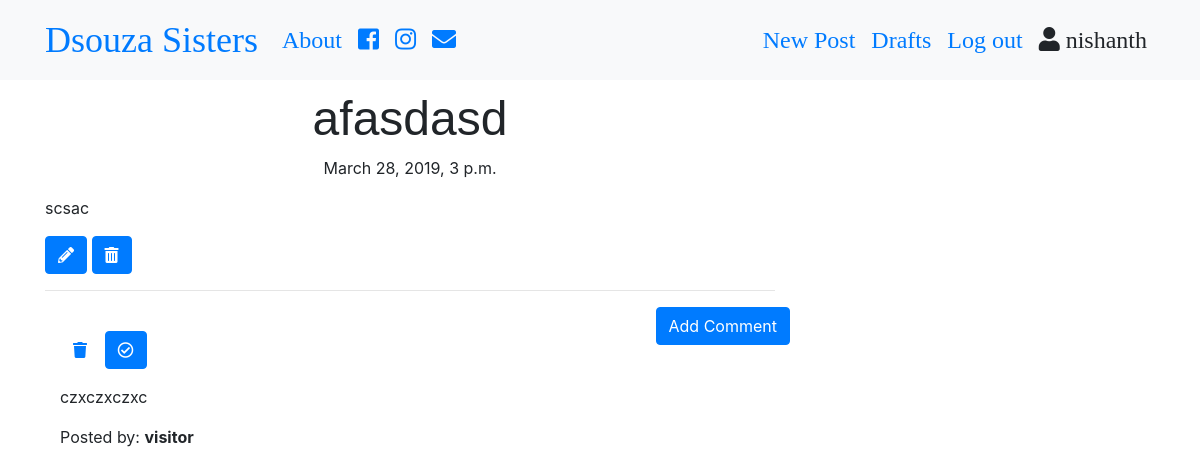
The app's page /post/9 (signed in) with its own data.
### blog/models.py (models this page shows, shortened)
class Post(models.Model):
    author = models.ForeignKey('auth.User',on_delete=models.CASCADE)
    post_images = models.ImageField(upload_to='post_images',blank=True)
    title = models.CharField(max_length=200)
    text = models.TextField()
    create_date = models.DateTimeField(auto_now_add=True)
    published_date = models.DateTimeField(blank=True,null=True)

class Comment(models.Model):
    post = models.ForeignKey('blog.Post',related_name='comments',on_delete=models.CASCADE)
    author = models.CharField(max_length=200)
    text = models.TextField()
    create_date = models.DateTimeField(auto_now_add=True)
    approved_comments = models.BooleanField(default=False)

### blog/views.py (the view)
# urls.py: path('post/<int:pk>',views.PostDetailView.as_view(),name='post_detail'),
class PostDetailView(DetailView):
    model = Post

### blog/templates/blog/post_detail.html (shortened to what this page needs)
{% extends "blog/base.html" %}
{% block content %}
<h1 class ="posttitle loader">{{post.title}}</h1>
{%  if post.published_date %}
<div class="date postdate">
  {{ post.published_date}}
</div>
{% else %}
<a class="btn btn-default" href="{% url 'post_publish' pk=post.pk %}">Publish <span class='fas fa-upload'></span></a>
{% endif %}
<p class='postcontent'>{{ post.text|safe|linebreaksbr}}</p>
{% if user.is_authenticated %}
<a class="btn btn-primary" href="{% url 'post_update' pk=post.pk %}">
<span class='fas fa-pencil-alt'></span>
</a>
<a class="btn btn-primary" href="{% url 'post_delete' pk=post.pk %}">
<span class='fas fa-trash-alt'></span>
</a>
{% endif %}
<hr>
<a class="btn btn-primary btn-comment" href="{% url 'add_comment_to_post' pk=post.pk %}">Add Comment</a>
<div class="container">
  {% for comment in post.comments.all %}
  <br>
  {% if user.is_authenticated or comment.approved_comment %}
      {% if not comment.approved_comment %}
      <a class="btn btn-default" href="{% url 'comment_remove' pk=comment.pk %}">
      <span class='fas fa-trash'></span>
    </a>
      <a class="btn btn-primary" href="{% url 'comment_approve' pk=comment.pk %}">
      <span class='far fa-check-circle'></span>
    </a>
      {% endif %}
      <p>{{ comment.text|safe|linebreaks }}</p>
      <p>Posted by: <strong>{{ comment.author }}</strong></p>
      {% endif %}
      {% empty %}
      <p>No Comments!</p>
  {% endfor %}
</div>
{% endblock %}

### blog/templates/blog/base.html (shortened to what this page needs)
<!DOCTYPE html>
{% load static %}
<html lang="en" dir="ltr">
  <head>
  <link rel="stylesheet" href="https://stackpath.bootstrapcdn.com/bootstrap/4.1.3/css/bootstrap.min.css">
<link rel="stylesheet" href="https://use.fontawesome.com/releases/v5.4.2/css/all.css">
<link rel="stylesheet" href="//cdn.jsdelivr.net/npm/medium-editor@latest/dist/css/medium-editor.min.css" type="text/css" media="screen" charset="utf-8">
<link rel="stylesheet" href="{% static 'css/blog.css' %}">
  </head>
  <body class="loader">
    <nav class="navbar navbar-expand-lg bg-light techfont">
      <div class="container">
        <div class="navbar-nav align-items-center">
          <a class="navbar-brand bigbrand" href="{% url 'post_list' %}">Dsouza Sisters</a>
          <a class="nav-item nav-link" href="{% url 'about' %}">About</a>
          <a class="nav-item nav-link" href="https://www.facebook.com"><span class="fab fa-facebook-square"></span></a></a>
          <a class="nav-item nav-link" href="https://www.instagram.com"><span class="fab fa-instagram" ></span></a></a>
          <a class="nav-item nav-link" href="#"><span class="fa fa-envelope" aria-hidden="true" ></span></a></a>
        </div>
        <div class="navbar-nav align-items-center ml-auto">
          {% if user.is_authenticated %}
            <a class="nav-item nav-link" href="{% url 'post_new' %}">New Post</a>
            <a class="nav-item nav-link" href="{% url 'drafts' %}">Drafts</a>
            <a class="nav-item nav-link" href="{% url 'logout' %}">Log out</a>
            <a class="nav-item nav-link"><span class="fa fa-user" aria-hidden="true"></span> {{ user.username }}</a>
          {% else %}
            <a class="nav-item nav-nav-linkdisabled" style="margin-left" href="{% url 'login' %}" aria-label="Login">
              <span class="fa fa-user" aria-hidden="true"></span></a>
          {% endif %}
        </div>
      </div>
    </nav>
    <div class="content container">
      <div class="row">
        <div class="col-md-8">
          <div class="blog_posts">
            {% block content %}
            {% endblock %}
          </div>
        </div>
      </div>
    </div>
  </body>
</html>

### blog/static/css/blog.css (style rules this page uses)
.techfont { font-family: 'Slabo 27px', serif; font-size: 1.5em; margin-bottom: 10px; }
.postdate { text-align: center; }
.posttitle { font-family: 'Russo One', sans-serif; font-size: 3em; text-align: center; }
.postcontent { font-family: 'Montserrat'; font-size: 1.5em; }
.btn-comment { position: absolute; right: 0px; }
.bigbrand { font-size: 1.5em; }
.loader { filter:hue-rotate(0deg); color: linear-gradient(45deg,#0f8,#08f); animation:hue 5000ms infinite linear; }

### records on screen
Post: title "afasdasd", published_date "March 28, 2019, 3 p.m.", text "scsac"
Comment: text "czxczxczxc", author "visitor"

### other values on screen
{{ user.username }} "nishanth"
